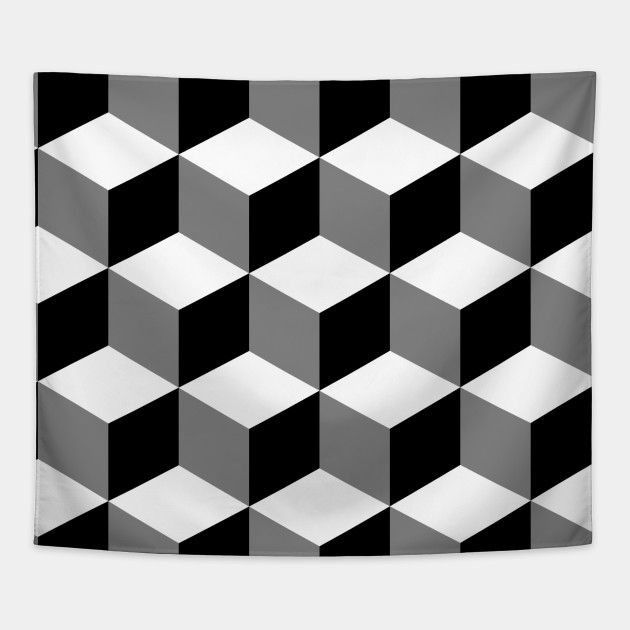
#> input picture Trabalho 1/image2.jpg, 630 x 630 px
$ python main.py
#> lines starting #> are read from the running program, lines starting #| are printed output that depends on the picture; after the words box and inside, x2 and y2 are one past the last pixel; in counts of white or black regions, pixels touching at a corner belong together
### Trabalho 1/derivate_functions.py
def forward_derivation(function, value, delta):
    return ((function(value+delta) - function(value))/delta)

def backward_derivation(function, value, delta):
    return ((function(value) - function(value-delta))/delta)

def central_derivation(function, value, delta):
    return ((function(value+delta) - function(value-delta))/delta*2)

def forward_derivation_image(image, position, direction):
    # Pega o valor de f(x)
    f_x = image.getpixel(position)

    # Pega o valor de f(x + 1)
    if(direction == 'x'):
        # Caso esteja percorrendo em x
        delta_position = (position[0], position[1]+1)

        f_x_delta = image.getpixel(delta_position)
    elif(direction == 'y'):
        # Caso esteja percorrendo em y
        delta_position = (position[0]+1, position[1])
        f_x_delta = image.getpixel(delta_position)

    return abs(f_x_delta - f_x)

def backward_derivation_image(image, position, direction):
    # Pega o valor de f(x)
    # print(position)
    f_x = image.getpixel(position)

    # Pega o valor de f(x - 1)
    if(direction == 'x'):
        # Caso esteja percorrendo em x
        delta_position = (position[0], position[1]-1)

        f_x_delta = image.getpixel(delta_position)
    elif(direction == 'y'):
        # Caso esteja percorrendo em y
        delta_position = (position[0]-1, position[1])

        f_x_delta = image.getpixel(delta_position)

    return abs(f_x - f_x_delta)

def central_derivation_image(image, position, direction):
    if(direction == 'x'):
        # Caso esteja percorrendo em x
        delta_position = (position[1]+1, position[0])
        f_x_delta_forward = image.getpixel(delta_position)

        delta_position = (position[1]-1, position[0])
        f_x_delta_backward = image.getpixel(delta_position)
    elif(direction == 'y'):
        # Caso esteja percorrendo em y
        delta_position = (position[0]+1, position[1])
        f_x_delta_forward = image.getpixel(delta_position)

        delta_position = (position[0]-1, position[1])
        f_x_delta_backward = image.getpixel(delta_position)

    return int(abs((f_x_delta_forward - f_x_delta_backward)/2))

### Trabalho 1/main.py
#-*- coding: utf-8 -*-
from __future__ import print_function
from argparse import ArgumentParser # Lib que eu vou usar pra fazer a passagem de argumentos (Daniel)
from PIL import Image # Depois vou fazer o try/catch da importação dessa lib (Daniel)
import derivate_functions as derivate

# Abrindo Imagem no Formato 'Image'
normal_image = Image.open('image2.jpg')
#> normal_image is the input picture: PIL image 630x630 L; min 0, max 255, mean 154.8
print(normal_image.size)
#| (630, 630)
# Criando Image em Grayscale
grayscale_image = normal_image.convert('L')

# Salvando a imagem em Grayscale em disco
# grayscale_image.save('test-image-grayscale.jpg')

# Recebe coordenadas da imagem
def function(image, position):
    # Retorna valor do pixel
    return image.getpixel(position)

#print(function(grayscale_image, (0, 0)))

# Cria a imagem que receberá a mascara nova
masc_image = grayscale_image

# Recebe valor de altura e largura da imagem (último pixel da 'direita' e último pixel de 'baixo')

width, height = masc_image.size
#> width = 630; height = 630

#Trabalhando percorrendo da esquerda pra direita da imagem (percorrendo por colunas)

# Laço de repetição para utilização do Forward (Todos os pixels da primeira coluna da imagem)
for h in range(0, height-1):
    masc_image.putpixel( (0,h), derivate.forward_derivation_image(grayscale_image, (0,h), 'x') )

# Laço de repetição para utilização do Central (Todos os pixels das colunas e linhas centrais)
for h in range(0, height-1):
    for w in range(1, width-2):
        value = derivate.central_derivation_image(grayscale_image, (w,h), 'x')
        masc_image.putpixel( (w,h),  value)
#> this loop made 629 passes
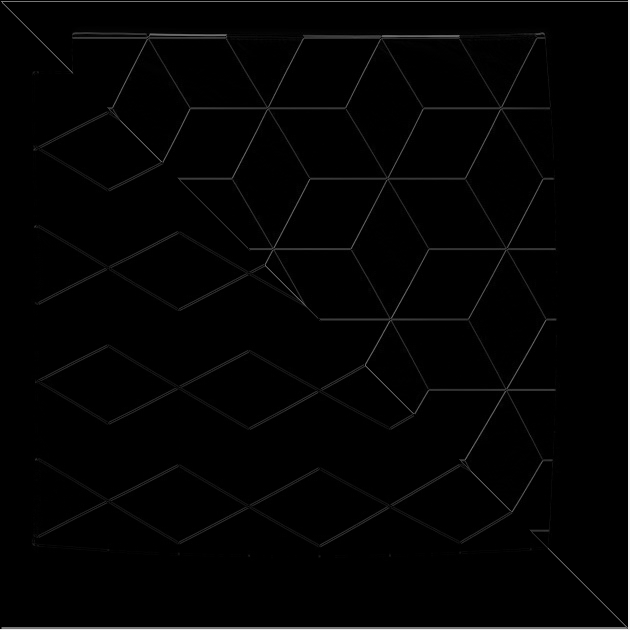
#> grayscale_image: PIL image 630x630 L; min 0, max 239, mean 3.5

# Laço de repetição para utilização do Backward (Todos os pixels da última coluna da imagem)
for h in range(0, height-1):
    masc_image.putpixel( (width-1,h) , derivate.backward_derivation_image(grayscale_image, (width-1,h), 'x') )

masc_image.save('masc-image.jpg')

# Cria a imagem aplicando o treshold
treshimage = masc_image
treshold = 100

# Percorre todos os pixels verificando o treshold
for x in range(0, height):
    for y in range(0, width):
        if(grayscale_image.getpixel((y,x))>=treshold):
                treshimage.putpixel( (y,x),  255)
        else:
                treshimage.putpixel( (y,x), 0)
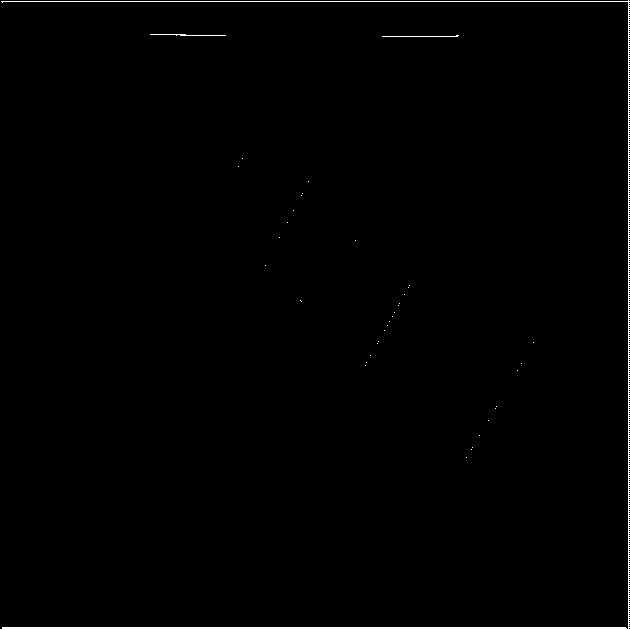
#> treshimage: PIL image 630x630 L; 0.92% white; 39 white regions (36 under 20 px), largest, box (x1, y1, x2, y2) and area: (0, 0, 630, 630) 3450, (150, 34, 226, 36) 83, (382, 35, 459, 37) 79

treshimage.show()
